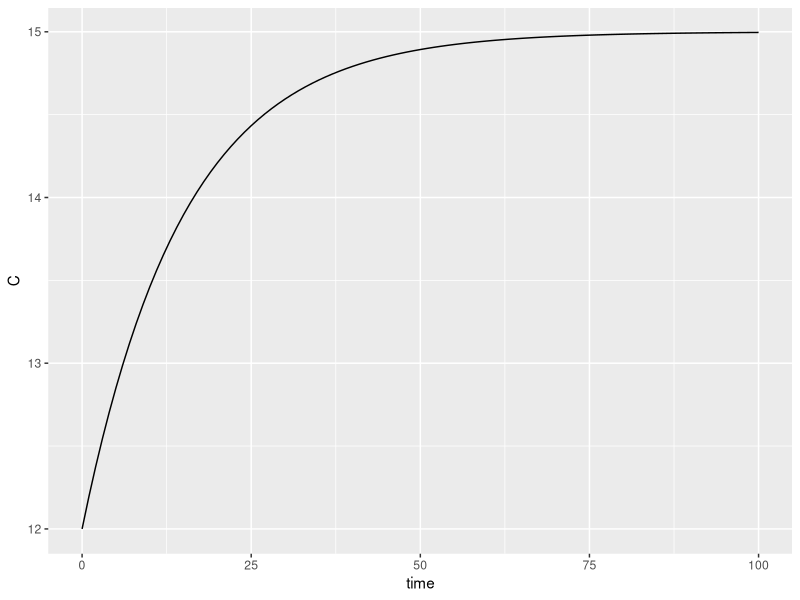
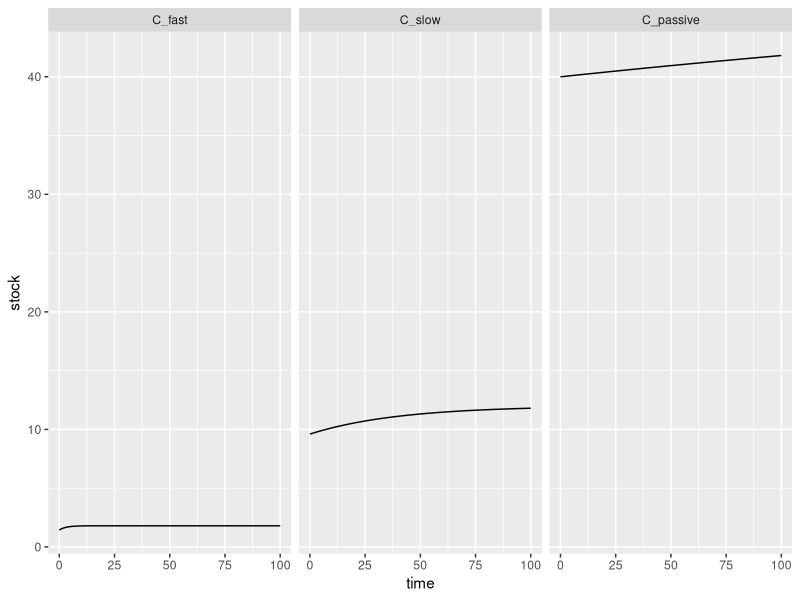
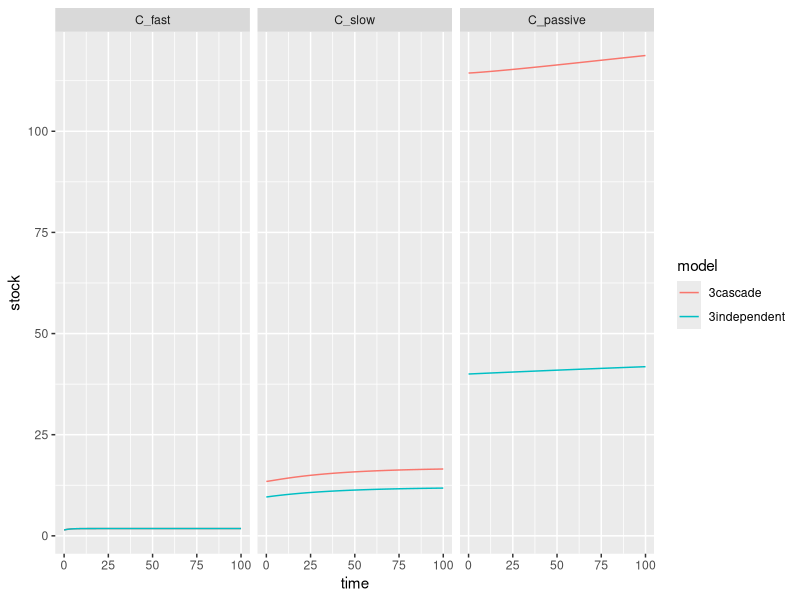
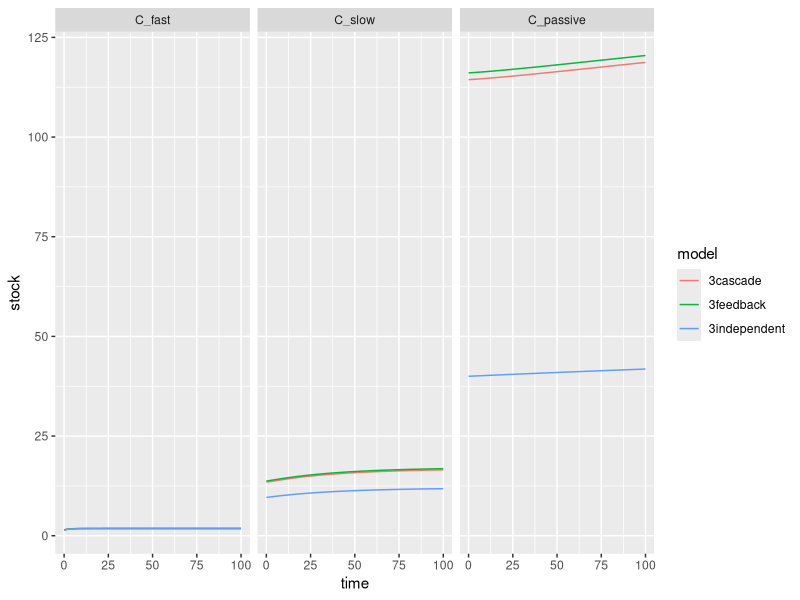

These charts were generated, in order, by the following R code:
## ---- chunk 1

library(tidyverse) #data library
library(deSolve) #ODE solver
library(DiagrammeR) #flow charts

knitr::opts_chunk$set(echo = TRUE)
## ---- chunk 2
 #u; [0.1, 4] kg-carbon m-2 yr-1;
parameter.ls <- list(inputs = 1, 
                     #\tau; [10, 35] yr
                     turnoverTime = 15) 

dCdt_1pool <- function(t, y, parms){
  ans <- parms$inputs - y / parms$turnoverTime
  return(list(ans))
}

C_ss_1pool <- function(parms){
  ans <- parms$inputs * parms$turnoverTime
  return(c(C = ans))
}

#dCdt_1pool(t=0, y = 10, parms = parameter.ls)
#C_ss_1pool(parms = parameter.ls)

sim_1pool <- lsoda(y = C_ss_1pool(parms = parameter.ls)*0.8,
                times = 0:100,
                func = dCdt_1pool,
                parms = parameter.ls) %>%
  as.data.frame() 

ggplot(sim_1pool) +
  geom_line(aes(x=time, y=C))
## ---- chunk 3
 #u; [0.1, 4] kg-carbon m-2 yr-1;
#parameters.ls <- list(inputs = 1, turnoverTime = 15)

parameter.ls <- c( parameter.ls, list( 
                     input_to_fast = 0.6,
                     input_to_slow = 0.3,
                     #fast turnover \tau; [0, 10] yr
                     turnoverTime_fast = 3,
                     #slow turnover \tau; [10, 100] yr
                     turnoverTime_slow = 40,
                     #passive turnover \tau: [100, Inf] yr
                     turnoverTime_passive = 500) )


C_ss_3independent <- function(parms){
  C_fast <- parms$inputs * 
    parms$input_to_fast * 
    parms$turnoverTime_fast
  
  C_slow <- parms$inputs * 
    parms$input_to_slow * 
    parms$turnoverTime_slow
  
  C_passive <- parms$inputs * 
    (1-parms$input_to_fast - parms$input_to_slow) * 
    parms$turnoverTime_passive
  
  return(c(C_fast = C_fast,
           C_slow = C_slow,
           C_passive = C_passive))
}

#C_ss_3independent(parms = parameter.ls)

dCdt_3independent <- function(t, y, parms){
  dC_fast <- parms$inputs *parms$input_to_fast -
    y[1]/parms$turnoverTime_fast
  
  dC_slow <- parms$inputs * parms$input_to_slow - 
    y[2]/parms$turnoverTime_slow
  
  dC_passive <- parms$inputs * 
    (1-parms$input_to_fast - parms$input_to_slow) - 
    y[3]/parms$turnoverTime_passive
  
  return(list(c(C_fast = dC_fast,
           C_slow = dC_slow,
           C_passive = dC_passive)))
}


#dCdt_3independent(t=0, y = c(1,3,5), parms = parameter.ls)


sim_3independent <- lsoda(y = C_ss_3independent(parms = parameter.ls)*0.8,
                times = 0:100,
                func = dCdt_3independent,
                parms = parameter.ls) %>%
  as.data.frame() %>%
  pivot_longer(cols = C_fast:C_passive,
               names_to = 'pool',
               values_to = 'stock')%>%
  mutate(pool = factor(pool, levels = c('C_fast', 'C_slow', 'C_passive')),
         model = '3independent')

ggplot(sim_3independent) +
  geom_line(aes(x=time, y=stock)) +
  facet_wrap(~pool)
## ---- chunk 4
##1pool
#parameters.ls <- list(inputs = 1, turnoverTime = 15)
##3pool_independent
# parameter.ls <- c( parameter.ls, list( 
#                      input_to_fast = 0.6,
#                      input_to_slow = 0.3,
#                      #fast turnover \tau; [0, 10] yr
#                      turnoverTime_fast = 5,
#                      #slow turnover \tau; [10, 100] yr
#                      turnoverTime_slow = 20,
#                      #passive turnover \tau: [100, Inf] yr
#                      turnoverTime_passive = 200) )
parameter_independent <- c(parameter.ls, 
                  list(fast_to_slow = 0,
                     fast_to_passive = 0,
                     slow_to_passive = 0)) 

##3pool_cascade
parameter.ls <- c(parameter.ls, 
                  list(fast_to_slow = 0.2,
                     fast_to_passive = 0.1,
                     slow_to_passive = 0.3)) 


C_ss_3cascade <- function(parms){
  C_fast <- parms$inputs * 
    parms$input_to_fast * 
    parms$turnoverTime_fast
  
  C_slow <- (parms$inputs * parms$input_to_slow +
               C_fast / parms$turnoverTime_fast * parms$fast_to_slow) *
    parms$turnoverTime_slow
  
  C_passive <- (parms$inputs * (1-parms$input_to_fast - parms$input_to_slow) +
      C_fast / parms$turnoverTime_fast * parms$fast_to_passive +
      C_slow / parms$turnoverTime_slow * parms$slow_to_passive )* 
    parms$turnoverTime_passive
  
  return(c(C_fast = C_fast,
           C_slow = C_slow,
           C_passive = C_passive))
}

if(all(C_ss_3independent(parms = parameter.ls) == 
       C_ss_3cascade(parms = parameter_independent))){
  print('cross check with C_ss independent and cascade works')
}else{
  print('problem with C_ss cascade steady state check')
}

C_init <- C_ss_3cascade(parms = parameter_independent)

dCdt_3cascade <- function(t, y, parms){
  dC_fast <- (parms$inputs *parms$input_to_fast) -
    y[1]/parms$turnoverTime_fast
  
  dC_slow <- (parms$inputs * parms$input_to_slow +
                y[1] / parms$turnoverTime_fast * parms$fast_to_slow)- 
    y[2]/parms$turnoverTime_slow
  
  dC_passive <- (parms$inputs * (1-parms$input_to_fast - parms$input_to_slow) +
                   y[1] / parms$turnoverTime_fast * parms$fast_to_passive +
                   y[2] / parms$turnoverTime_slow * parms$slow_to_passive ) - 
    y[3]/parms$turnoverTime_passive
  
  return(list(c(C_fast = dC_fast,
           C_slow = dC_slow,
           C_passive = dC_passive)))
}

if(all(dCdt_3independent(t=0, y = C_init,parms = parameter.ls)[[1]] ==
       dCdt_3cascade(t=0, y = C_init,parms = parameter_independent)[[1]])){
  print('cross check with dCdt independent and cascade works')
}else{
  print('problem with dCdt cascade steady state check')
}

#dCdt_3cascade(t=0, y = C_init, parms = parameter.ls)


sim_3cascade <- lsoda(y = C_ss_3cascade(parms = parameter.ls) *0.8,
                      times = 0:100,
                      func = dCdt_3cascade,
                      parms = parameter.ls) %>%
  as.data.frame() %>%
  pivot_longer(cols = C_fast:C_passive,
               names_to = 'pool',
               values_to = 'stock')%>%
  mutate(pool = factor(pool, levels = c('C_fast', 'C_slow', 'C_passive')),
         model = '3cascade')

ggplot(sim_3cascade %>%
         bind_rows(sim_3independent)) +
 geom_line(aes(x=time, y=stock, color = model)) +
  facet_wrap(~ pool)
## ---- chunk 5
##1pool
#parameters.ls <- list(inputs = 1, turnoverTime = 15)
##3pool_independent
# parameter.ls <- c( parameter.ls, list( 
#                      input_to_fast = 0.6,
#                      input_to_slow = 0.3,
#                      #fast turnover \tau; [0, 10] yr
#                      turnoverTime_fast = 5,
#                      #slow turnover \tau; [10, 100] yr
#                      turnoverTime_slow = 20,
#                      #passive turnover \tau: [100, Inf] yr
#                      turnoverTime_passive = 200) )
##3pool_cascade
# parameter.ls <- c(parameter.ls, 
#                   list(fast_to_slow = 0.2,
#                      fast_to_passive = 0.1,
#                      slow_to_passive = 0.2)) 

parameter_independent <- c(parameter_independent,
                  list(passive_to_fast = 0,
                       passive_to_slow = 0,
                       slow_to_fast = 0
                       ))

parameter_cascade <- c(parameter.ls,
                       list(passive_to_fast = 0,
                            passive_to_slow = 0,
                            slow_to_fast = 0
                       ))

##3pool_feedback
parameter.ls <- c(parameter.ls,
                  list(passive_to_fast = 0.01,
                       passive_to_slow = 0.02,
                       slow_to_fast = 0.03
                       ))



C_ss_3feedback <- function(parms){
  allocation_matrix <- matrix(c(parms$input_to_fast, 
                                parms$input_to_slow, 
                                1 - parms$input_to_fast - parms$input_to_slow),
                              nrow = 3)
  decay_matrix <- diag(x= 1/c(parms$turnoverTime_fast,
                             parms$turnoverTime_slow,
                             parms$turnoverTime_passive))
  transfer_matrix <- matrix(c(-1,  parms$slow_to_fast, parms$passive_to_fast,
                              parms$fast_to_slow, -1, parms$passive_to_slow,
                              parms$fast_to_passive, parms$slow_to_passive,  -1),
                            nrow = 3,
                            byrow=TRUE)
  #0 = inputs * allocation + transfer_matrix %*% decay_matrix %*% y
  #decay_matrix %*% transfer_matrix %*% y = - inputs * allocation
  
  ans <- solve(transfer_matrix  %*% decay_matrix ,  -parms$inputs * allocation_matrix)
  
  return(c(C_fast = ans[1],
           C_slow = ans[2],
           C_passive = ans[3]))
}

if(all(abs(C_ss_3feedback(parms = parameter_independent) -
       C_ss_3independent(parms = parameter.ls) ) < 1e-8)){
  print('steady state within tolerance for independent check')
}else{
  print('steady state for independent parameterization does not match')
}

if(all(abs(C_ss_3feedback(parms = parameter_cascade) -
       C_ss_3cascade(parms = parameter.ls))  < 1e-8)){
  print('steady state within tolerance for cascade check')
}else{
  print('steady state for cascade parameterization does not match')
}

dCdt_3feedback <- function(t, y, parms){
  pools <- matrix(y, nrow=3)
 allocation_matrix <- matrix(c(parms$input_to_fast, 
                                parms$input_to_slow, 
                                1 - parms$input_to_fast - parms$input_to_slow),
                              nrow = 3)
  decay_matrix <- diag(x= 1/c(parms$turnoverTime_fast,
                             parms$turnoverTime_slow,
                             parms$turnoverTime_passive))
  transfer_matrix <- matrix(c(-1,  parms$slow_to_fast, parms$passive_to_fast,
                              parms$fast_to_slow, -1, parms$passive_to_slow,
                              parms$fast_to_passive, parms$slow_to_passive,  -1),
                            nrow = 3,
                            byrow=TRUE)
  #dcdt = inputs * allocation + transfer_matrix %*% decay_matrix %*% y
  #decay_matrix %*% transfer_matrix %*% y = - inputs * allocation
  
  ans <- parms$inputs * allocation_matrix + transfer_matrix %*% decay_matrix %*% y
  
  return(list(c(C_fast = ans[1],
           C_slow = ans[2],
           C_passive = ans[3])))
}

C_init <- C_ss_3independent(parms = parameter_independent)
if(all(abs(dCdt_3feedback(t = 0, y = C_init, parms = parameter_independent)[[1]] -
       dCdt_3independent(t = 0, y = C_init,parms = parameter_independent)[[1]] ) < 1e-8)){
  print('rate change within tolerance for independent check')
}else{
  print('rate change for independent parameterization does not match')
}

C_init <- C_ss_3cascade(parms = parameter_independent)
if(all(abs(dCdt_3cascade(t = 0, y = C_init, parms = parameter_cascade)[[1]] -
        dCdt_3feedback(t = 0, y = C_init, parms = parameter_cascade)[[1]])  < 1e-8)){
  print('rate change within tolerance for cascade check')
}else{
  print('rate change for cascade parameterization does not match')
}

sim_3feedback <- lsoda(y = C_ss_3feedback(parms = parameter.ls)*0.8,
                      times = 0:100,
                      func = dCdt_3feedback,
                      parms = parameter.ls) %>%
  as.data.frame() %>%
  pivot_longer(cols = C_fast:C_passive,
               names_to = 'pool',
               values_to = 'stock')%>%
  mutate(pool = factor(pool, levels = c('C_fast', 'C_slow', 'C_passive')),
         model = '3feedback')

ggplot(sim_3feedback %>%
         bind_rows(sim_3cascade, sim_3independent)) +
  geom_line(aes(x=time, y=stock, color = model)) +
  facet_wrap(~ pool)
